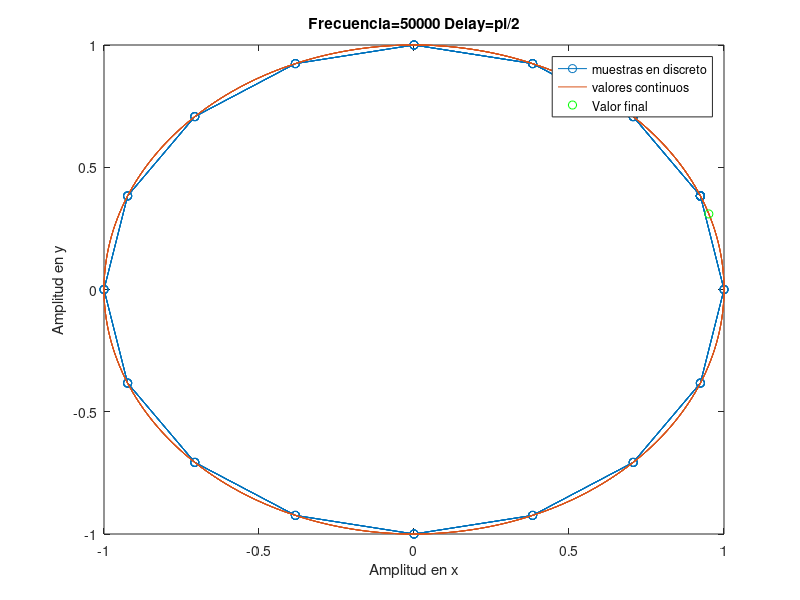
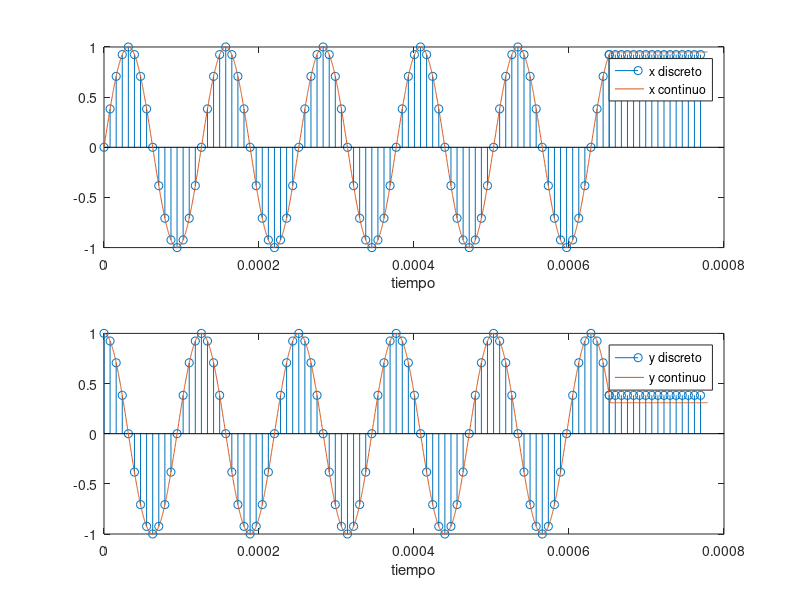

Reproduce these figures in MATLAB, in order.
 
clear all
close all
clc

%Frecuencia de muestreo:
f_max =   50e3;

%Parametro de simulación
nciclos         = 5;                %Cantidad de ciclos simulados
simulation_time = (nciclos+0.2)*2*pi/f_max; %Tiempo de simulacion


%Factor de sobremuestreo discreto
npoints_discreto = 16;
f_s_discreto = npoints_discreto * f_max;
t_s_discreto = 1/f_s_discreto;

%Factor de sobremuestreo continuo
npoints_continuo = 500; %Cantidad de muestras que se toman en cada ciclo (en tiempo continuo)
f_s_continua = npoints_continuo * f_max;
t_s_continua= 1/f_s_continua;

%Señal discreta muestreada con factor de sobremuestreo npoints_discreto
t_line_discreto = (0:2*pi*t_s_discreto:simulation_time);

%Señal discreta muestreada con factor de sobremuestreo npoints_continua
t_line_continua = (0:2*pi*t_s_continua:simulation_time);


%Señal continua con delay pi/2
B = 1; 
A = B;
delay = pi/2; 

x_continuo = A * sin(f_max*t_line_continua);
y_continuo = B * sin(f_max*t_line_continua+delay);

x_continuo = [x_continuo, ones(1,npoints_continuo)* x_continuo(end)];
y_continuo = [y_continuo, ones(1,npoints_continuo)* y_continuo(end)];
%Señal discreta con delay pi/2
B = 1; 
A = B;
delay = pi/2; 

x_discreto = A * sin(f_max*t_line_discreto);
y_discreto = B * sin(f_max*t_line_discreto + delay);  

x_discreto = [x_discreto, ones(1,npoints_discreto)* x_discreto(end)];
y_discreto = [y_discreto, ones(1,npoints_discreto)* y_discreto(end)];

%Representación de figuras de Lissajous con delay pi/2

figure
plot(x_discreto,y_discreto,'-o')
hold all
plot(x_continuo,y_continuo,'-')
axis([-1 1 -1 1]), 
title(sprintf('Frecuencia=%d Delay=pi/2',f_max))
xlabel('Amplitud en x');
ylabel('Amplitud en y');
hold all
plot(x_continuo(end),y_continuo(end),'og')
legend('muestras en discreto','valores continuos','Valor final')
%Comparación entre señal ideal y señal muestreada en funcion del tiempo

t_line_continua = [t_line_continua,(t_line_continua(end): 2*pi*t_s_continua:t_line_continua(end)+(npoints_continuo-1)*2*pi*t_s_continua)];
t_line_discreto = [t_line_discreto,(t_line_discreto(end): 2*pi*t_s_discreto:t_line_discreto(end)+(npoints_discreto-1)*2*pi*t_s_discreto)];


figure
subplot(211)
stem(t_line_discreto,x_discreto)
hold all
plot(t_line_continua,x_continuo,'-')
xlabel('tiempo')
legend('x discreto','x continuo')
subplot(212)
stem(t_line_discreto,y_discreto)
hold all
plot(t_line_continua,y_continuo,'-')
xlabel('tiempo')
legend('y discreto','y continuo')

